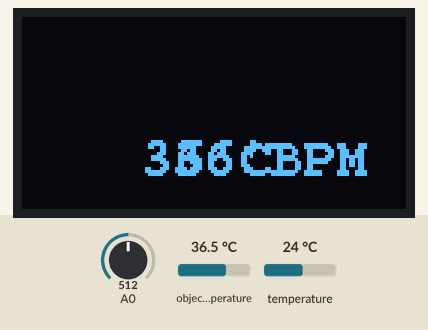
Recording of a sketch running on a simulated Arduino Uno, built with avr-gcc and run on an emulated ATmega328P. On the bench: 128×64 one-colour display. Inputs (shaded band) come from the test bench; at power-on: object temperature 36.5 °C, A0 = 512, temperature 24 °C. What the sketch prints to the serial monitor is not drawn.

Above: at 1.3 s.
1.4 s: object temperature set to 20 °C
At 3.2 s:
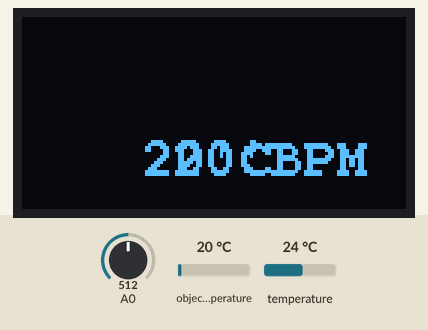
4.1 s: object temperature set to 26 °C
At 5.3 s:
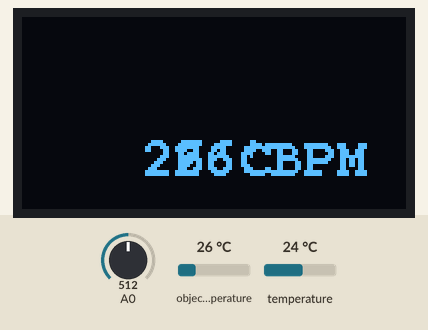
6.4 s: object temperature set to 32 °C
At 8.5 s:
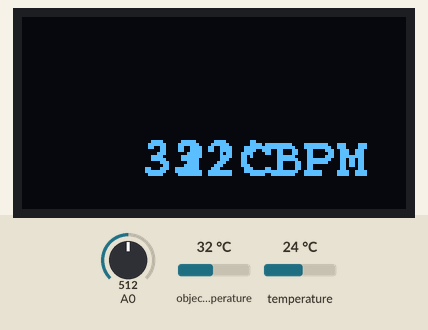
Timing chart, 0 to 10.0 s (numbered marks = the images above; inputs shaded):
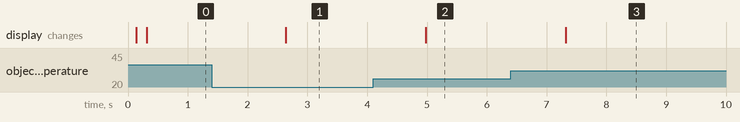

The sketch:

pulseTemp.ino
```cpp
#include "U8glib.h"
#include <Wire.h>
#include <SoftwareSerial.h> //시리얼 통신 라이브러리 호출
#include <Adafruit_MLX90614.h>

Adafruit_MLX90614 mlx = Adafruit_MLX90614();
U8GLIB_SSD1306_128X64 u8g(U8G_I2C_OPT_NONE);

int blueTx=2;   //Tx (보내는핀 설정)
int blueRx=3;   //Rx (받는핀 설정)

int x=0;
int lastx=0;
int lasty=0;
int LastTime=0;
bool BPMTiming=false;
bool BeatComplete=false;
int BPM=0;

#define UpperThreshold 550
#define LowerThreshold 500

SoftwareSerial mySerial(blueTx, blueRx);  //시리얼 통신을 위한 객체선언

void firstStart(void){
     u8g.setFont(u8g_font_unifont);
     u8g.drawStr(0,30, "Body-Signal");
}

void setup() {
  Serial.begin(9600);
  mySerial.begin(9600);
  Serial.println("Adafruit MLX90614 test");
  mlx.begin();
  u8g.firstPage();
  do {
   firstStart();
  } while( u8g.nextPage() );

}

void loop() {

  Serial.print("Ambient = "); Serial.print(mlx.readAmbientTempC());
  Serial.print("*C\tObject = "); Serial.print(mlx.readObjectTempC()); Serial.println("*C");
  Serial.print("Ambient = "); Serial.print(mlx.readAmbientTempF());
  Serial.print("*F\tObject = "); Serial.print(mlx.readObjectTempF()); Serial.println("*F");
  Serial.println();

  String strTemp = String("");
  strTemp += (int)(mlx.readObjectTempC());
  char temp[10];
  strTemp.toCharArray(temp, 5);
  temp[2] = 0x27;
  temp[3] = 'C';
  temp[4] = 0x00;

  // pulse
   int value=analogRead(0);

  if(value>UpperThreshold)
  {
    if(BeatComplete)
    {
      BPM=millis()-LastTime;
      BPM=int(60/(float(BPM)/1000));
      BPMTiming=false;
      BeatComplete=false;
    }
    if(BPMTiming==false)
    {
      LastTime=millis();
      BPMTiming=true;
    }
  }
  strTemp += BPM;
  char pulse[13];
  strTemp.toCharArray(pulse, 7);
   pulse[2] = 0x27;
   pulse[3] = 'B';
   pulse[4] = 'P';
   pulse[5] = 'M';
   pulse[6] = 0x00;

  draw(temp,pulse); //oled 에 온도 출력 함수 호출
  sendTemp(mlx.readObjectTempC());
  delay(1000);
}

void draw(char* strTemp,char* strPulse) {  //체온 oled에 표기
  // picture loop
  u8g.firstPage();

  do {
    // show text
    u8g.setFont(u8g_font_courB14);
    u8g.setFontRefHeightExtendedText();
    u8g.setDefaultForegroundColor();
    u8g.setFontPosTop();
   // u8g.drawStr(5, 12, "Temperature");
    u8g.drawStr(40, 40, strTemp);
    u8g.drawStr(50, 40,strPulse);
  } while( u8g.nextPage() );

}
void sendTemp(int temp){
  mySerial.print("Temparature:");
  mySerial.print(temp);
}
```

Measured:
- after the input at 1.4 s, the display: changes after 1.2 s (image 1)
- after the input at 4.1 s, the display: changes after 0.88 s (image 2)
- after the input at 6.4 s, the display: changes after 0.92 s (image 3)
